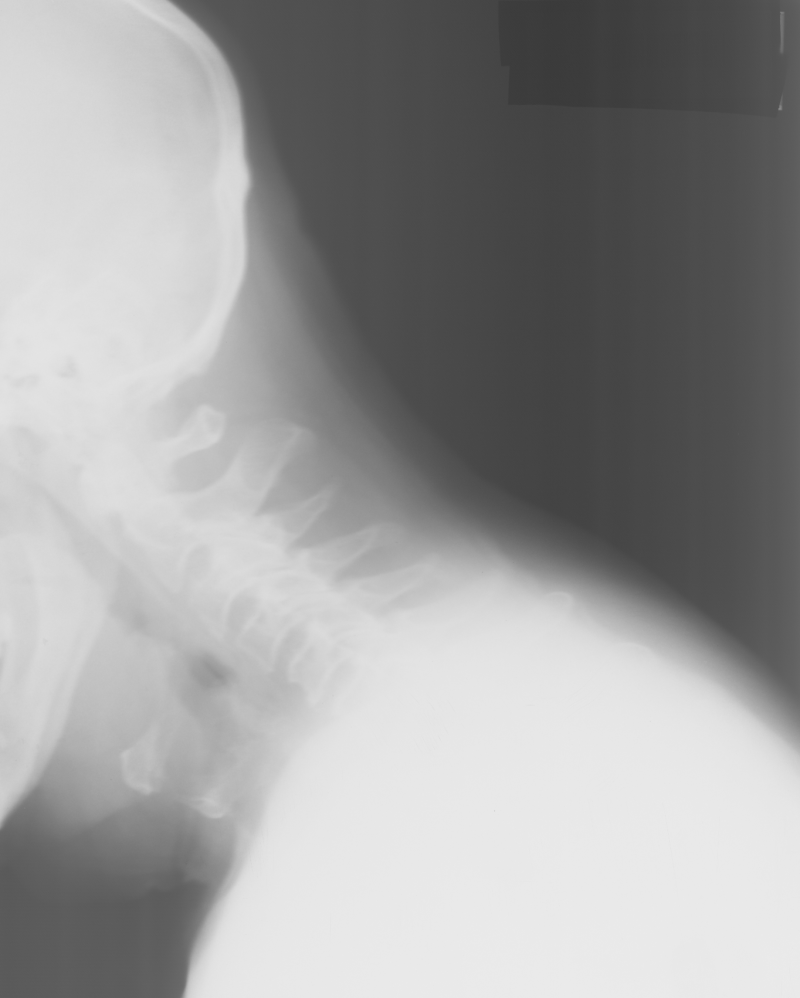
#> input picture exercises/ex3-PixelwiseOperations/solution/data/vertebra.png, 800 x 998 px, found by its file name
$ jupyter execute --allow-errors exercise3.ipynb
#> lines starting #> are read from the running program, lines starting #| are printed output that depends on the picture; after the words box and inside, x2 and y2 are one past the last pixel; in counts of white or black regions, pixels touching at a corner belong together; long printed decimals are rounded
# Exercise 3: Pixelwise operations

[cell 1]
from skimage import color, io, measure, img_as_ubyte
from skimage.measure import profile_line
from skimage.transform import rescale, resize
import matplotlib.pyplot as plt
import numpy as np
import pydicom as dicom

## Exercise 1

[cell 2]
# Directory containing data and images
in_dir = "data/"

# X-ray image
im_name = "vertebra.png"

# Read the image
im_org = io.imread(in_dir + im_name)
#> im_org is the input picture: shape (998, 800); min 57, max 235, mean 156.2

[cell 3]
print(im_org.shape)
#| (998, 800)
print(im_org.dtype)
#| uint8

[cell 4]
io.imshow(im_org)
plt.title('Vertebra image')
io.show()

[cell 5]
plt.hist(im_org.ravel(), bins=256)
plt.title('Image histogram')
io.show()
#> figure, not shown here; tallest bar 45929 high, from x = 232.9 to 233.6

It is a bimodal image but it will be hard to segment it so only the bones are visible since there are many pixels with middle values, as it can be seen in the histogram between the two peaks.

## Exercise 2

[cell 6]
print("Minimum pixel value:", np.min(im_org))
#| Minimum pixel value: 57
print("Maximum pixel value:", np.max(im_org))
#| Maximum pixel value: 235

The image does NOT use the full scale of the gray-scale spectrum, so we could enhance the appearance of the image.

## Exercise 3

[cell 7]
from skimage.util import img_as_float
from skimage.util import img_as_ubyte

[cell 8]
float_image = img_as_float(im_org)
print(float_image.dtype)
#| float64
print("Minimum pixel value:", np.min(float_image))
#| Minimum pixel value: 0.2235
print("Maximum pixel value:", np.max(float_image))
#| Maximum pixel value: 0.9216

[cell 9]
io.imshow(float_image)
plt.title('Vertebra image - Float type')
io.show()

[cell 10]
# Verify that the float image is equal to the original image, where each pixel value is divided by 255
print(np.min(im_org / 255.0))
#| 0.2235
print(np.max(im_org / 255.0))
#| 0.9216

## Exercise 4

[cell 11]
ubyte_image = img_as_ubyte(float_image)
print(ubyte_image.dtype)
#| uint8
print("Minimum pixel value:", np.min(ubyte_image))
#| Minimum pixel value: 57
print("Maximum pixel value:", np.max(ubyte_image))
#| Maximum pixel value: 235

[cell 12]
# Verify that the float image is equal to the float converted image, where each pixel value is multiplied by 255
print(np.min(float_image * 255.0))
#| 57.000
print(np.max(float_image * 255.0))
#| 235.0

(!) Remember that all decimal number will be converted into integers by this, and some information might be lost.

## Exercise 5

[cell 13]
def histogram_stretch(img_in):
    """
    Stretches the histogram of an image
    :param img_in: Input image
    :return: Image, where the histogram is stretched so the min values is 0 and the maximum value 255
    """
    # img_as_float will divide all pixel values with 255.0
    img_float = img_as_float(img_in)
    min_val = img_float.min()
#> min_val = 0.224
    max_val = img_float.max()
#> max_val = 0.922
    min_desired = 0.0
    max_desired = 1.0

    # Do something here
    img_out = ((max_desired - min_desired) / (max_val - min_val)) * (img_float - min_val) + min_desired

    # img_as_ubyte will multiply all pixel values with 255.0 before converting to unsigned byte
    return img_as_ubyte(img_out)

[cell 14]
stretched_img = histogram_stretch(im_org)
print('Min value after stretching the image:', np.min(stretched_img))
#| Min value after stretching the image: 0
print('Max value after stretching the image:', np.max(stretched_img))
#| Max value after stretching the image: 255

## Exercise 6

[cell 15]
fig, ax = plt.subplots(1, 2, figsize=(12, 5))
#> (the rest of this cell did not finish here and is left out)

[cell 16]
fig, ax = plt.subplots(1, 2, sharey=True, figsize=(12, 4))

ax[0].hist(im_org.ravel(), bins=256)
ax[1].hist(stretched_img.ravel(), bins=256)

fig.show()
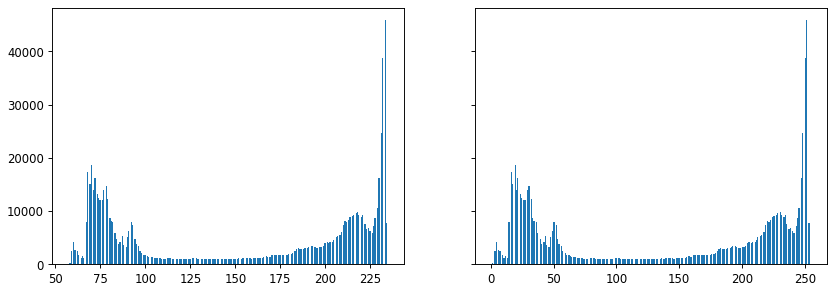
#> figure drawn by matplotlib, 2 panels; panel 1: tallest bar 45929 high, from x = 232.9 to 233.6

## Exercise 7

[cell 17]
def gamma_map(img_in, gamma):
    """
    Applies gamma correction to an image
    :param img_in: Input image
    :param gamma: Gamma value
    :return: Image with gamma correction applied
    """
#> called with gamma = 0.5
    # img_as_float will divide all pixel values with 255.0
    img_float = img_as_float(img_in)

    # Do something here
    img_out = np.power(img_float, gamma)

    # img_as_ubyte will multiply all pixel values with 255.0 before converting to unsigned byte
    return img_as_ubyte(img_out)

## Exercise 8

[cell 18]
img_gamma_05 = gamma_map(im_org, 0.5)
print('Min value after 0.5 gamma correction:', np.min(img_gamma_05))
#| Min value after 0.5 gamma correction: 121
print('Max value after 0.5 gamma correction:', np.max(img_gamma_05))
#| Max value after 0.5 gamma correction: 245

[cell 19]
fig, ax = plt.subplots(1, 2, figsize=(12, 5))
#> (the rest of this cell did not finish here and is left out)

[cell 20]
img_gamma_20 = gamma_map(im_org, 2.0)
#> call 2 of gamma_map, with gamma = 2
#> in gamma_map (call 2), `img_out = np.power(img_float, gamma)`:
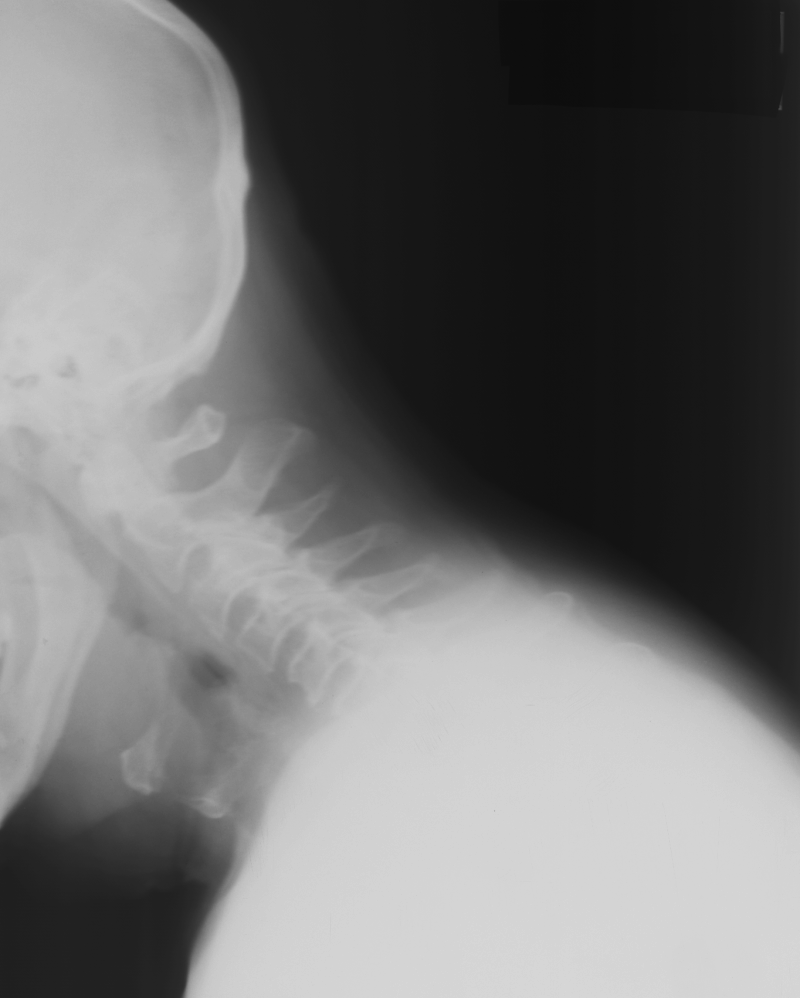
#> img_out: shape (998, 800) float64; min 0.05, max 0.849, mean 0.444
print('Min value after 2.0 gamma correction:', np.min(img_gamma_20))
#| Min value after 2.0 gamma correction: 13
print('Max value after 2.0 gamma correction:', np.max(img_gamma_20))
#| Max value after 2.0 gamma correction: 217

[cell 21]
fig, ax = plt.subplots(1, 2, figsize=(12, 5))
#> (the rest of this cell did not finish here and is left out)

[cell 22]
img_gamma_50 = gamma_map(im_org, 5.0)
#> call 3 of gamma_map, with gamma = 5
#> in gamma_map (call 3), `img_out = np.power(img_float, gamma)`:
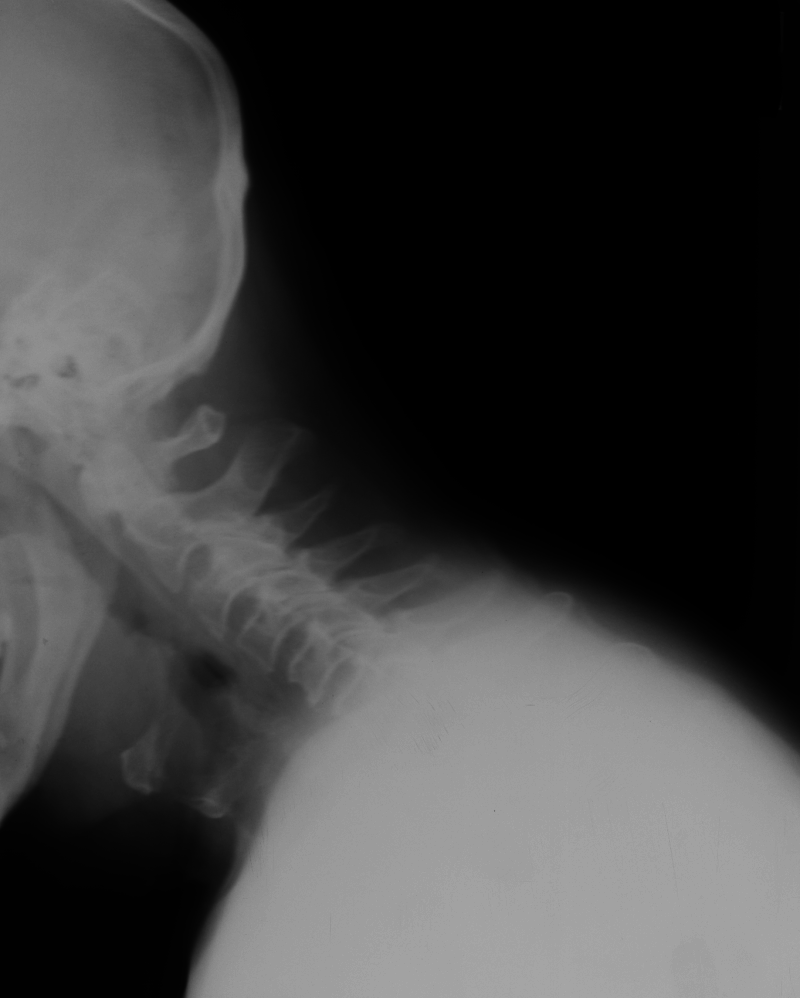
#> img_out: shape (998, 800) float64; min 0.000558, max 0.665, mean 0.249
print('Min value after 5.0 gamma correction:', np.min(img_gamma_50))
#| Min value after 5.0 gamma correction: 0
print('Max value after 5.0 gamma correction:', np.max(img_gamma_50))
#| Max value after 5.0 gamma correction: 170

[cell 23]
fig, ax = plt.subplots(1, 2, figsize=(12, 5))
#> (the rest of this cell did not finish here and is left out)

## Exercise 9

[cell 24]
def threshold_image(img_in, thres):
    """
    Apply a threshold in an image and return the resulting image
    :param img_in: Input image
    :param thres: The treshold value in the range [0, 255]
    :return: Resulting image (unsigned byte) where background is 0 and foreground is 255
    """
#> called with thres = 100
    # img_as_float will divide all pixel values with 255.0
    img_float = img_as_float(img_in)

    if (thres > 255):
        print("Threshold value should be in the range [0, 255]")
        return None

    # Do something here
    foreground = img_float >= (thres / 255)
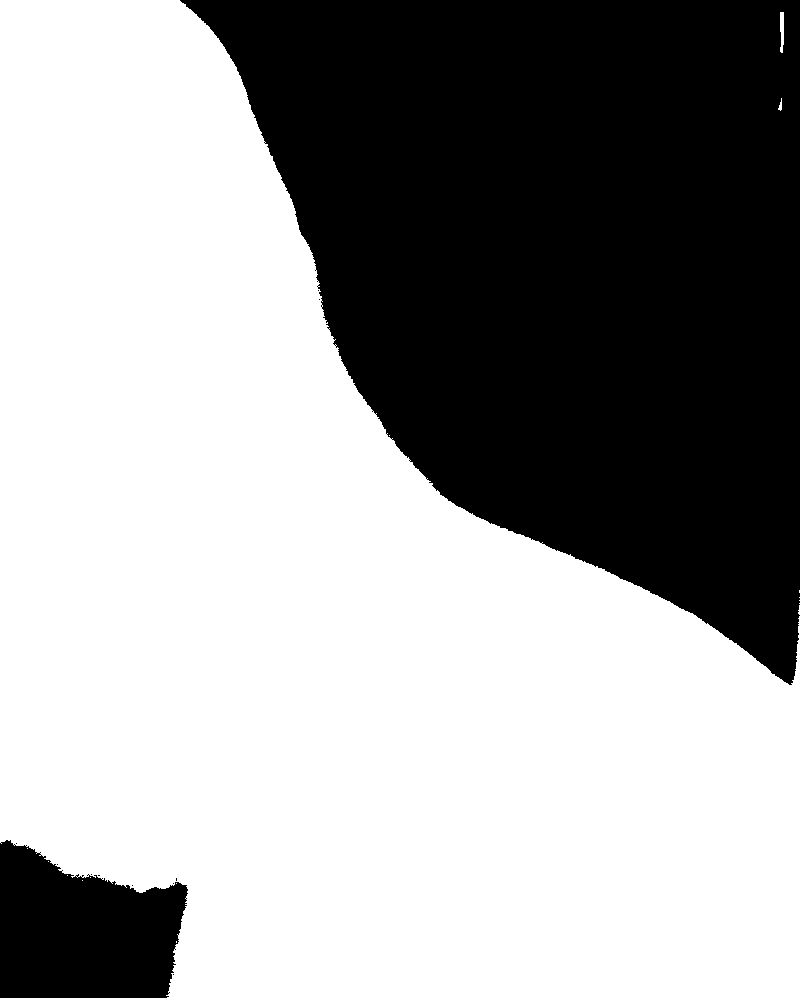
#> foreground: shape (998, 800) bool; 62.7% white; 12 black regions (10 under 20 px), largest, box (x1, y1, x2, y2) and area: (180, 0, 800, 685) 275579, (0, 840, 188, 998) 22398
    background = img_float < (thres / 255)

    img_out = np.zeros_like(img_float)
    img_out[foreground] = 1.0
    img_out[background] = 0.0

    # img_as_ubyte will multiply all pixel values with 255.0 before converting to unsigned byte
    return img_as_ubyte(img_out)

## Exercise 10

[cell 25]
img_threshold_100 = threshold_image(im_org, 100)
img_threshold_150 = threshold_image(im_org, 150)
#> in threshold_image (call 2), `foreground = img_float >= (thres / 255)`: foreground: shape (998, 800) bool; 55.9% white; 12 black regions (9 under 20 px), largest, box (x1, y1, x2, y2) and area: (169, 0, 800, 734) 312211, (0, 781, 227, 998) 39905, (211, 669, 221, 678) 34
img_threshold_200 = threshold_image(im_org, 200)
#> in threshold_image (call 3), `foreground = img_float >= (thres / 255)`: foreground: shape (998, 800) bool; 43.4% white; 51 white regions (48 under 20 px), largest, box (x1, y1, x2, y2) and area: (0, 0, 800, 998) 346204, (143, 40, 150, 46) 21, (236, 493, 244, 500) 21
img_threshold_220 = threshold_image(im_org, 220)
#> call 4 of threshold_image, with thres = 220
#> in threshold_image (call 4), `foreground = img_float >= (thres / 255)`:
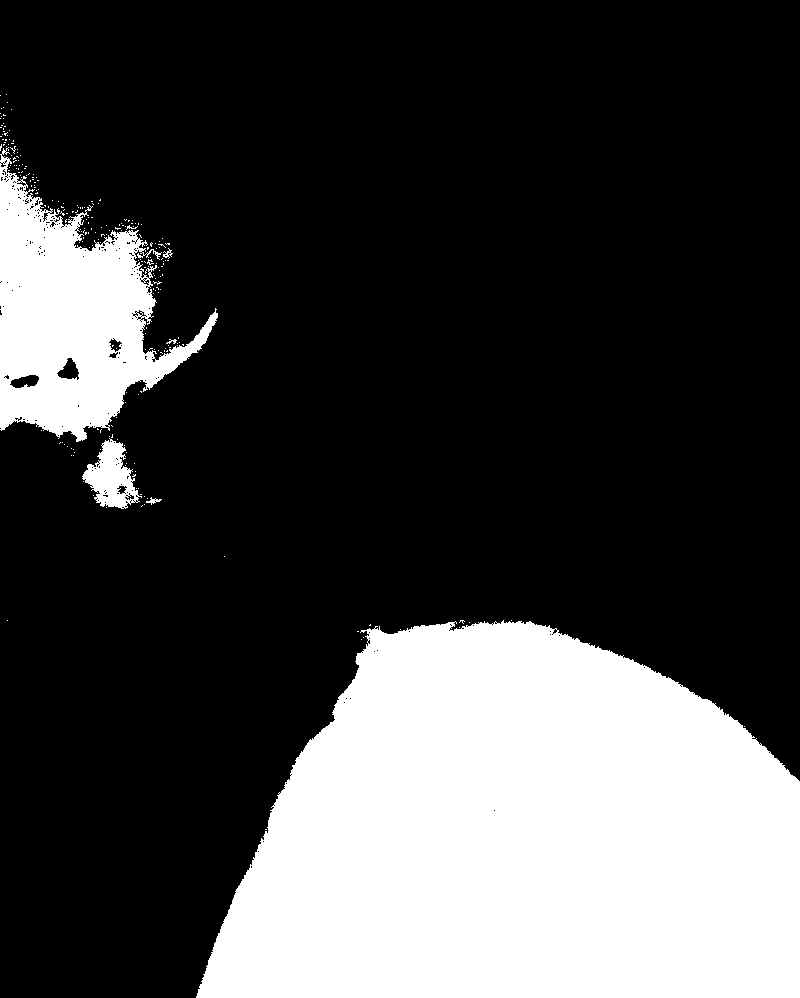
#> foreground: shape (998, 800) bool; 26.5% white; 247 white regions (240 under 20 px), largest, box (x1, y1, x2, y2) and area: (196, 620, 800, 998) 178090, (0, 147, 218, 442) 30348, (82, 438, 142, 509) 2191

[cell 26]
fig, ax = plt.subplots(1, 4, figsize=(16, 4))
#> (the rest of this cell did not finish here and is left out)

## Exercise 11

[cell 27]
from skimage.filters import threshold_otsu

[cell 28]
thres_otsu = threshold_otsu(im_org)
#> thres_otsu = 148
print("Otsu's threshold value:", thres_otsu)
#| Otsu's threshold value: 148

[cell 29]
img_threshold_otsu = threshold_image(im_org, thres_otsu)
#> in threshold_image (call 5), `foreground = img_float >= (thres / 255)`: foreground: shape (998, 800) bool; 56% white; 10 black regions (8 under 20 px), largest, box (x1, y1, x2, y2) and area: (169, 0, 800, 734) 311456, (0, 782, 227, 998) 39669

[cell 30]
fig, ax = plt.subplots(1, 2, figsize=(12, 5))
#> (the rest of this cell did not finish here and is left out)

## Exercise 12

[cell 31]
# Dark background image
im_name = "dark_background.png"

# Read the image
im_dark = io.imread(in_dir + im_name)
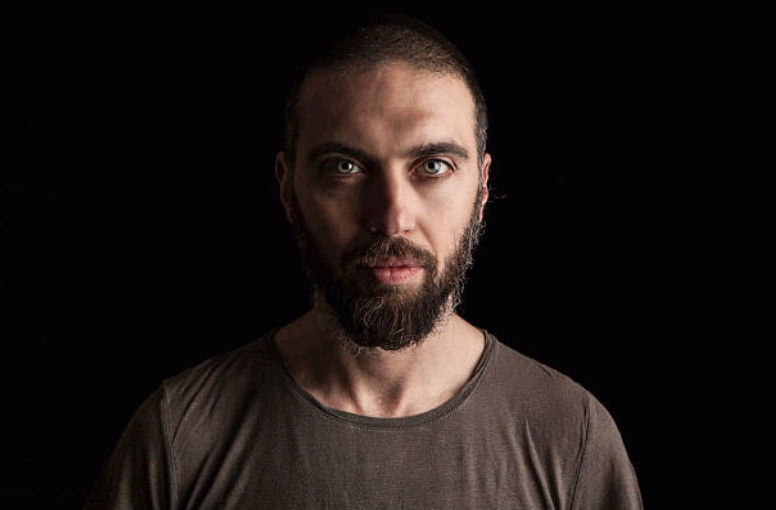
#> input picture exercises/ex3-PixelwiseOperations/solution/data/dark_background.png, 776 x 510 px, found by its file name
#> im_dark is the input picture: shape (510, 776, 3); mean R, G, B 31, 23.2, 21.8

[cell 32]
print(im_dark.shape)
#| (510, 776, 3)
print(im_dark.dtype)
#| uint8
print("Minimum pixel value:", np.min(im_dark))
#| Minimum pixel value: 0
print("Maximum pixel value:", np.max(im_dark))
#| Maximum pixel value: 252

[cell 33]
io.imshow(im_dark)
plt.title('Dark background image')
io.show()

[cell 34]
im_dark_gray = img_as_ubyte(color.rgb2gray(im_dark))

[cell 35]
io.imshow(im_dark_gray)
plt.title('Dark background image - Grayscale')
io.show()

[cell 36]
plt.hist(im_dark_gray.ravel(), bins=256)
plt.title('Image histogram')
io.show()
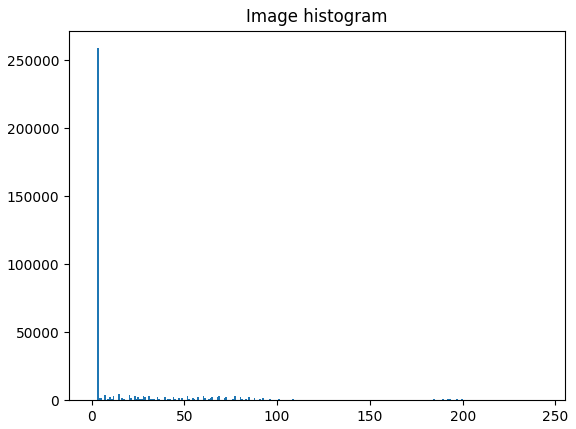
#> figure drawn by matplotlib, 1 panel; tallest bar 258914 high, from x = 2.85 to 3.8

[cell 37]
thres_otsu_dark_gray = threshold_otsu(im_dark_gray)
#> thres_otsu_dark_gray = 58
print("Otsu's threshold value:", thres_otsu_dark_gray)
#| Otsu's threshold value: 58

[cell 38]
img_threshold_otsu_silhouette = threshold_image(im_dark_gray, thres_otsu_dark_gray)
#> in threshold_image (call 6), `foreground = img_float >= (thres / 255)`: foreground: shape (510, 776) bool; 16.8% white; 192 white regions (175 under 20 px), largest, box (x1, y1, x2, y2) and area: (305, 276, 643, 510) 40744, (351, 47, 491, 305) 22454, (170, 392, 218, 504) 1334

[cell 39]
fig, ax = plt.subplots(1, 2, figsize=(12, 5))
#> (the rest of this cell did not finish here and is left out)

[cell 40]
# Manual thresholding
img_threshold_otsu_silhouette = threshold_image(im_dark_gray, 6)
#> in threshold_image (call 7), `foreground = img_float >= (thres / 255)`:
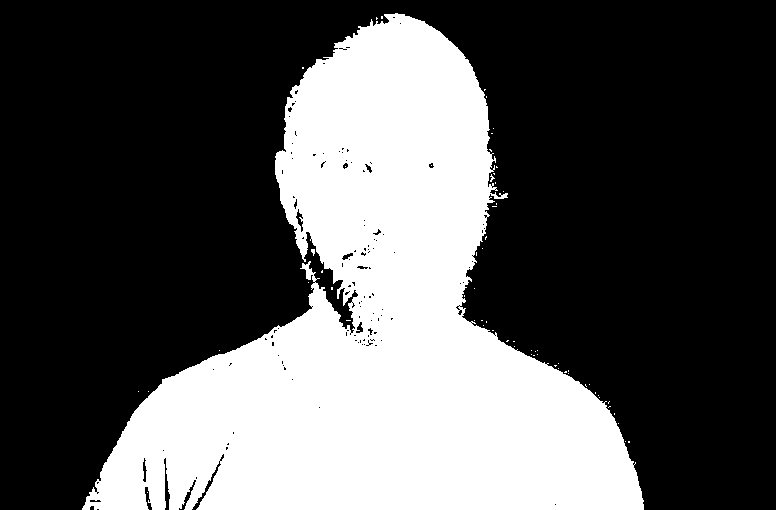
#> foreground: shape (510, 776) bool; 33.8% white; 63 white regions (62 under 20 px), largest, box (x1, y1, x2, y2) and area: (82, 13, 644, 510) 133601

fig, ax = plt.subplots(1, 2, figsize=(12, 5))
#> (the rest of this cell did not finish here and is left out)
